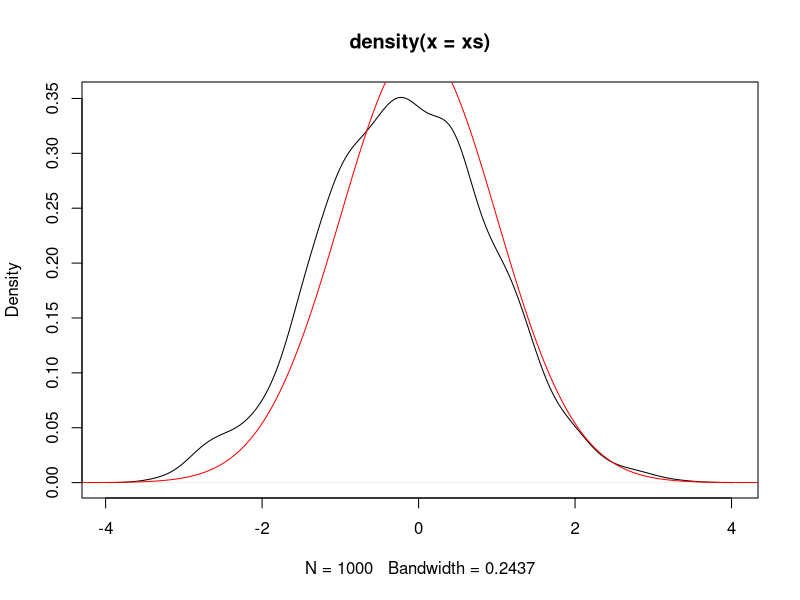
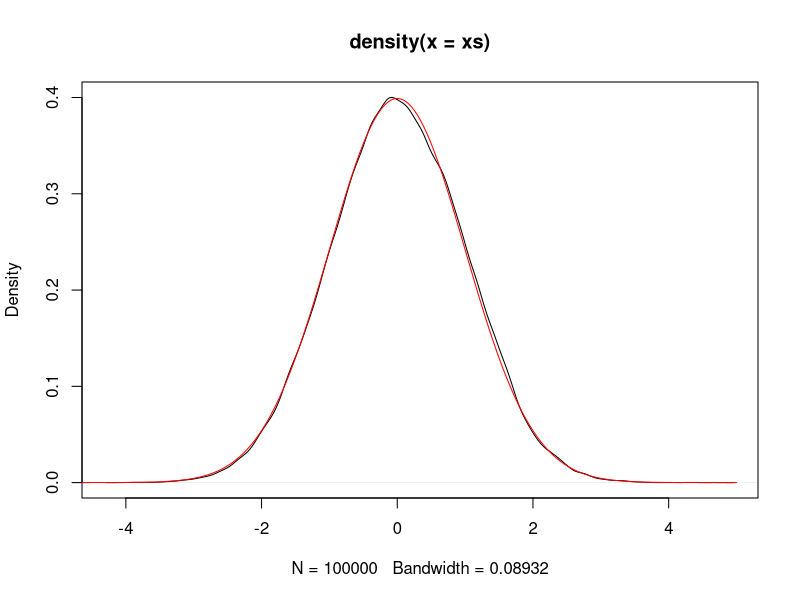
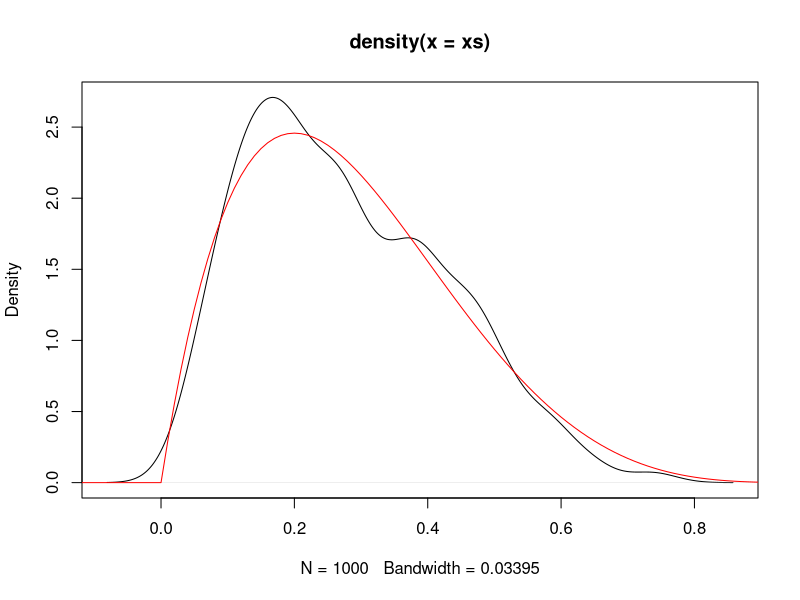
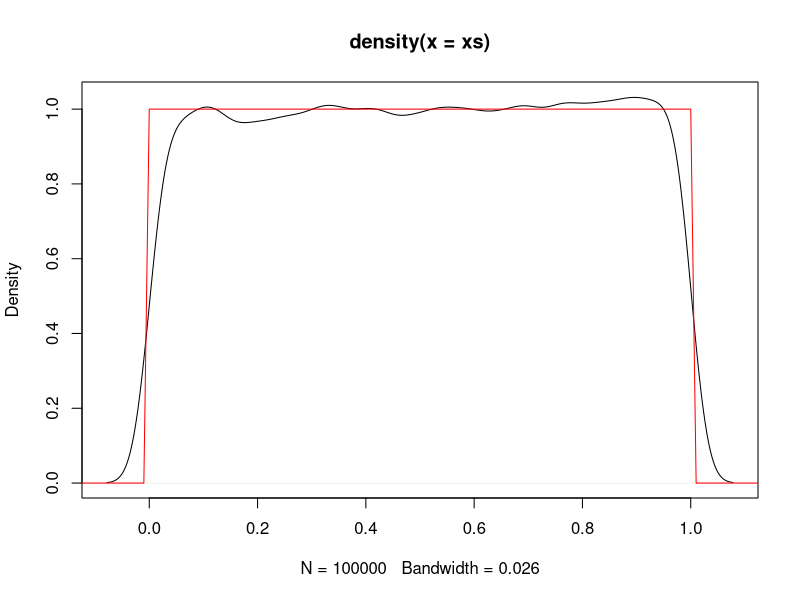
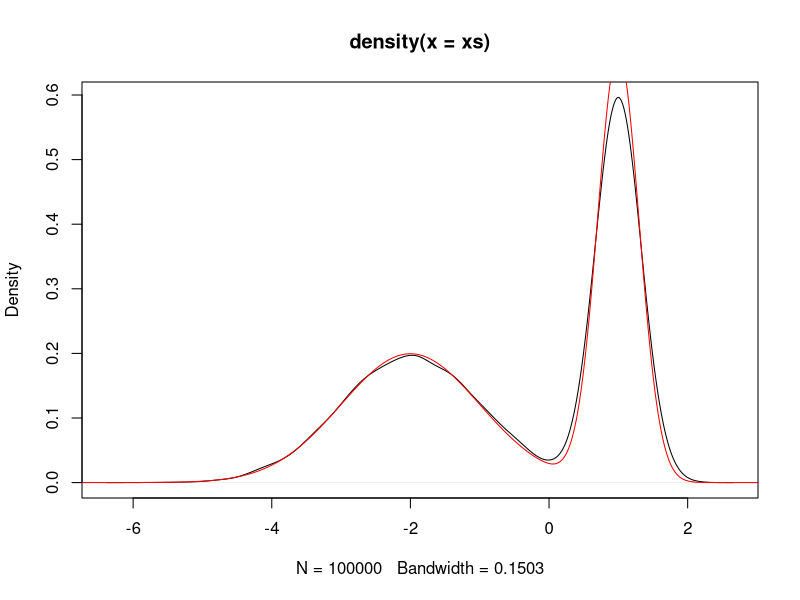
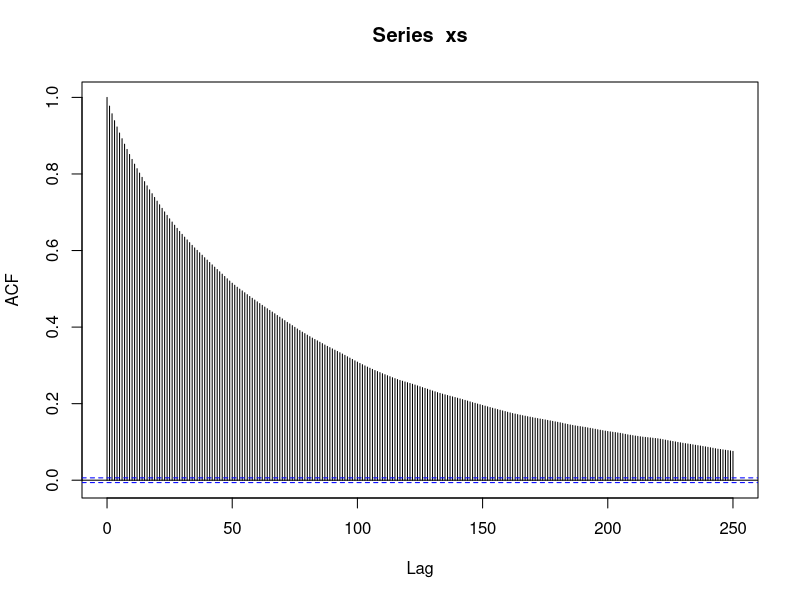
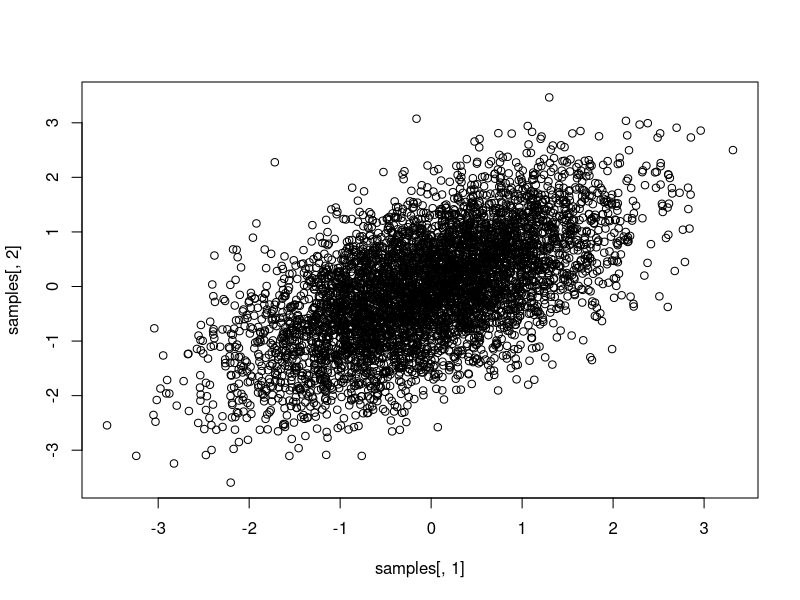
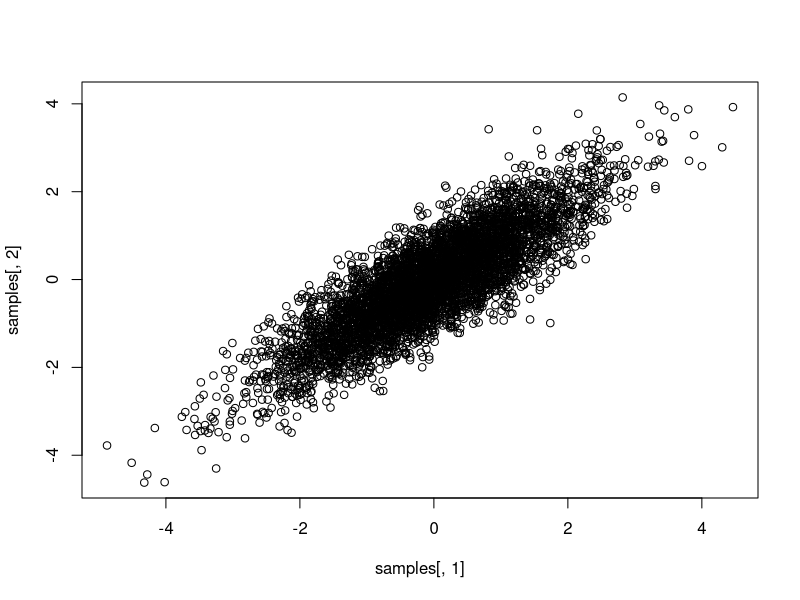

Here is the R script that generated these plots, in order: (Note: this script raises an error after producing the figures.)
## ---- chunk 1
knitr::opts_chunk$set(echo = TRUE)
set.seed(1)
## ---- chunk 2
# Do MH-MCMC
normalProposal <- function(sigma){
  Q <- list()
  Q$sample <- function(x){
    x + sigma*rnorm(1)
  }
  Q$density <- function(x,y){
    dnorm(y-x, sd=sigma)
  }
  return(Q)
}

runMH <- function(f, Q, x0, n){
  q = Q$density
  xs = rep(0, n)
  x = x0
  for(i in 1:n){
    z = Q$sample(x)
    alpha = min(1, f(z)*q(z,x)/(f(x)*q(x,z)))
    if(runif(1)<alpha){
      x = z
    }
    xs[i] = x
  }
  return(xs)
}
## ---- chunk 3
Q = normalProposal(1)
xs = runMH(dnorm, Q, 0, 1000)
plot(density(xs))
vs = seq(-5,5,0.01)
lines(vs, dnorm(vs), col="red")
## ---- chunk 4
xs = runMH(dnorm, Q, 0, 100000)
plot(density(xs))
vs = seq(-5,5,0.01)
lines(vs, dnorm(vs), col="red")
## ---- chunk 5
Q = normalProposal(0.5)
xs = runMH(function(x) dbeta(x, 2, 5), Q, 0.5, 1000)
plot(density(xs))
vs = seq(-1.5,1.5,0.01)
lines(vs, dbeta(vs, 2, 5), col="red")
## ---- chunk 6
Q = normalProposal(0.25)
xs = runMH(dunif, Q, 0.5, 100000)
plot(density(xs))
vs = seq(-1.5,1.5,0.01)
lines(vs, dunif(vs), col="red")
## ---- chunk 7
Q = normalProposal(0.5)
f <- function(x) 0.5*(dnorm(x, -2, 1) + dnorm(x, 1, 0.3))
xs = runMH(f, Q, 0.5, 100000)
plot(density(xs))
vs = seq(-10,10,0.01)
lines(vs, f(vs), col="red")
## ---- chunk 8
acf(xs, lag.max=250)
## ---- chunk 9
runGibbs <- function(conditionals, x0, k){
  n = length(conditionals)
  
  # We will output the samples as a matrix where each row
  # represents one sample from the joint distribution
  xs = matrix(rep(0, n*(k+1)), nrow=(k+1))
  x = x0
  
  for (t in 2:(k+1)){
    xs[t, 1] = conditionals[[1]](xs[t-1, 2:n])
    
    if (n > 2){
      for (i in 2:(n-1)){ 
        xs[t, i] = conditionals[[i]](c(xs[t, 1:(i-1)], xs[t-1, (i+1):n]))
      }
    }
    
    xs[t, n] = conditionals[[n]](xs[t, 1:(n-1)])
  }
  return(xs[2:(k+1),])
}
## ---- chunk 10
rho = 0.6
sigma = sqrt(1-rho^2)

x_given_y <- function(y) rnorm(1, rho*y, sigma)
y_given_x <- function(x) rnorm(1, rho*x, sigma)

samples = runGibbs(c(x_given_y, y_given_x), c(0,0), 5000) 
plot(samples[,1], samples[,2])
## ---- chunk 11
c(mean(samples[,1]), mean(samples[,2])); c(sd(samples[,1]), sd(samples[,2]))
cor(samples[,1], samples[,2])
## ---- chunk 12
Q = normalProposal(0.25)
x_given_y <- function(y) runMH(function(x) dnorm(x, rho*y, sigma), Q, y, 11)[11]
y_given_x <- function(x) runMH(function(y) dnorm(y, rho*x, sigma), Q, x, 11)[11]

samples = runGibbs(c(x_given_y, y_given_x), c(0,0), 5000) 
plot(samples[,1], samples[,2])
## ---- chunk 13
c(mean(samples[,1]), mean(samples[,2])); c(sd(samples[,1]), sd(samples[,2]))
cor(samples[,1], samples[,2])
## ---- chunk 14
x_given_y <- function(y) runMH(function(x) dnorm(x, rho*y, sigma), Q, y, 101)[101]
y_given_x <- function(x) runMH(function(y) dnorm(y, rho*x, sigma), Q, x, 101)[101]

samples = runGibbs(c(x_given_y, y_given_x), c(0,0), 5000) 
plot(samples[,1], samples[,2])
## ---- chunk 15
c(mean(samples[,1]), mean(samples[,2])); c(sd(samples[,1]), sd(samples[,2]))
cor(samples[,1], samples[,2])
## ---- chunk 16
# known values
n = 9
alpha = 1.8
gamma = 0.01
delta = 1

ts = c(2.4, 2.1, 3.2, 6, 1.9, 4.4, 9.1, 5.2, 4)
ts = 1:9

# true values to be estimated
beta = 2
lambdas = rgamma(9, alpha, rate=beta)
lambdas

# generate data y
ys = rep(0, n)
for (i in 1:n){
  ys[i] = rpois(1, lambdas[i]*ts[i])
}
## ---- chunk 17
lambdaConditional <- function(paramEstimates, num) {
  force(num)
  print(num)
  betaEstimate = paramEstimates[length(paramEstimates)]
  rgamma(1, ys[num]+alpha, ts[num]+betaEstimate)
}

betaConditional <- function(paramEstimates) {
  lambdasEstimate = paramEstimates[-length(paramEstimates)]
  rgamma(1, n*alpha + gamma, delta + sum(lambdasEstimate))
}
## ---- chunk 18
k = 10
conditionals = c()
for (i in 1:n){
  print(i)
  f <- function(xs) {force(i); lambdaConditional(xs, i)}
  conditionals = c(conditionals, f)
}
conditionals = c(conditionals, betaConditional)
conditionals = c(function(xs) lambdaConditional(xs, 1),
                 )
samples = runGibbs(conditionals, c(ys/ts, 2), k) 

paramNames = c()
for (i in 1:n){
  paramNames = c(paramNames, paste("lambda", i))
}
paramNames = c(paramNames,"beta")

trueParams = c(lambdas, beta)

results = cbind(trueParams, apply(samples, 2, mean), apply(samples, 2, sd))
dimnames(results)=list(paramNames, c("true value", "sample mean", "sample sd"))
results

accepted = seq(1,k, 1000)
accepted=1:k
samples = samples[accepted,]

# par(mfrow=c(5,2), mar=c(2,2,2,2))
for (i in 1:n){
  plot(accepted, samples[,i], xlab="iteration", ylab=paste("lambda", i), ylim=c(0,5), type="l")
  abline(h=lambdas[i], col="red")
}
plot(accepted, samples[,n+1], xlab="iteration", ylab="beta", ylim=c(0,4), type="l")
abline(h=beta, col="red")
